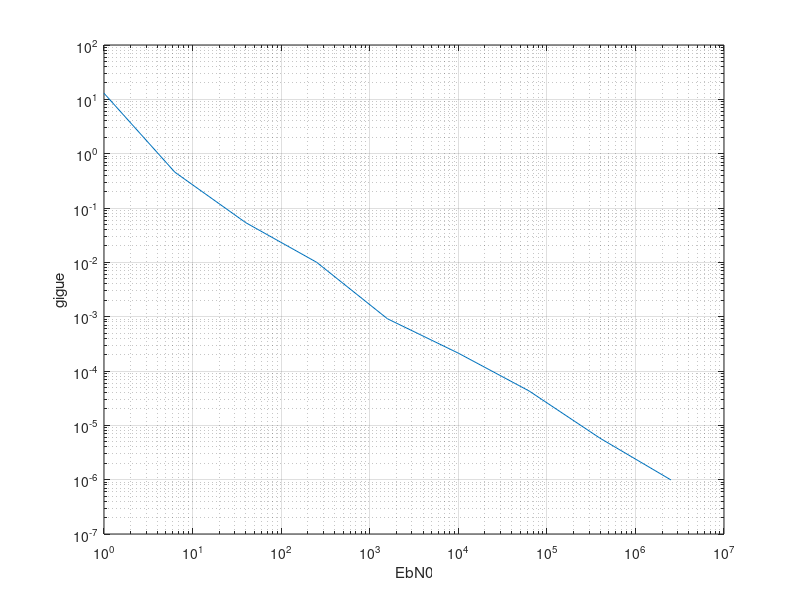

The MATLAB script that drew this image:
close all
clear all

% il faut avoir au prealable calculer la pente du detecteur en boucle
% ouverte

load pente_NDA_QPSK

BlT=10.^(-2.5);  % ex: 0.01
 
%
% calcul des parametres de la boucle

%
EbNodB=0:8:64;
EbNo=10.^(EbNodB/10);
gigue=zeros(size(EbNo));
    
N_symb=10000;
M=4;   %QPSK
NCO_mem=0;      % initialisation du retard de la mise a jour
filtre_mem=0;   % initialisation de la memoire du filtre
phi_est(1)=0;  %  valeur initiale de la phase estimee
zeta=sqrt(2)/2;
wnT=2*BlT./(zeta+1/(4*zeta));
A=wnT.*(2+wnT)./(1+3*wnT+wnT.^2);
B=wnT.^2./(1+3*wnT+wnT.^2);
dephasage=0*pi/180;  % dephasage signal recu
    
symb_emis=(2*randi([0 1],1,N_symb)-1)+1j*(2*randi([0 1],1,N_symb)-1); % symboles QPSK
phi_ref =  zeros(1, N_symb+1);
    
for jj=1:length(EbNo)
    NCO_mem=0;      % initialisation du retard de la mise a jour
    filtre_mem=0;   % initialisation de la memoire du filtre
    phi_est(1)=0;  %  valeur initiale de la phase estimee
    
    sigma = sqrt(1/(2*EbNo(jj)));   % sigma du bruit thermique
    bruit=sigma*randn(1,N_symb)+1j*sigma*randn(1,N_symb) ; % vecteur de bruit
    dephasage=0*pi/180;
    recu=symb_emis.*exp(1j*dephasage)+bruit; % echantillons en entree DPLL
     
    
     %  DPLL
     
    for ii=1:N_symb
        
         % affichage de ii par multiples de 1000
        if mod(ii,1000)==0
            ii
        end
       
        out_det(ii)= -imag((recu(ii).*exp(-1j*phi_est(ii)*(pi/180))).^4);
        
        
        % filtre de boucle
        
        w(ii)=filtre_mem+out_det(ii); % memoire filtre + sortie detecteur 
        filtre_mem=w(ii);            
        out_filtre=A*out_det(ii)+B*w(ii);   % sortie du filtre a l'instant ii :  F(z)=A+B/(1-z^-1)
        
        % integrateur + retard 
        
        phi_est(ii+1)=(out_filtre+NCO_mem); % N(z)=1/(z-1) 
        NCO_mem=phi_est(ii+1);
        
        
    end
    gigue(jj)=mean((phi_ref - phi_est).^2);
end

figure(1)
loglog(EbNo,gigue)
grid on
xlabel('EbN0')
ylabel('gigue');